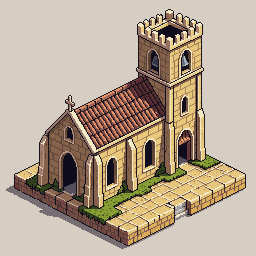
#> input picture assets/props/s1_yard/_pixellab_raw/chapel_belltower.png, 256 x 256 px, found by its file name
$ python crop_s1_buildings.py
#> lines starting #> are read from the running program, lines starting #| are printed output that depends on the picture
#!/usr/bin/env python3
"""Prep S1 yard building raws for placement: strip baked matte bg, crop to content.

Two of the 256px create_map_object gens came back with an OPAQUE warm-grey matte
background (alpha 255) despite the API reporting transparent; the smaller gens are
properly transparent. This pass:
  1. Auto-detects a baked matte (opaque corner) and edge-floods it to transparent.
     Edge-flood (BFS from the border, small color tolerance) is safe — it only
     removes the contiguous border matte, never interior sandstone pixels that
     happen to match (the global color-replace trap).
  2. Crops to the non-transparent bbox so Drew's footprint maps to the visible
     building.
Raws preserved under _pixellab_raw/; exports land at assets/props/s1_yard/<name>.png.
"""
from PIL import Image
from collections import deque
from pathlib import Path

RAW = Path("assets/props/s1_yard/_pixellab_raw")
OUT = Path("assets/props/s1_yard")
NAMES = [
    "chapel_belltower.png",
    "dormitory_ruin_left.png",
    "dormitory_ruin_right.png",
    "cloister_central.png",
    "outbuilding_far.png",
]
TOL = 18  # RGB Euclidean-sq tolerance is TOL*TOL; matte is flat so this is generous-safe


def close(a, b):
    return (a[0] - b[0]) ** 2 + (a[1] - b[1]) ** 2 + (a[2] - b[2]) ** 2 <= TOL * TOL


for name in NAMES:
    im = Image.open(RAW / name).convert("RGBA")
#> im is the input picture: PIL image 256x256 RGBA; mean R, G, B, A 182.5, 167, 147.5, 255
    w, h = im.size
#> w = 256; h = 256
    px = im.load()
    tl = px[0, 0]
#> tl = (214, 206, 194, 255)
    removed = 0
    if tl[3] == 255:  # opaque corner => baked matte present
        bg = tl
#> bg = (214, 206, 194, 255)
        seen = [[False] * w for _ in range(h)]
        q = deque()
        for x in range(w):
            for y in (0, h - 1):
                if not seen[y][x] and close(px[x, y], bg):
                    seen[y][x] = True
                    q.append((x, y))
        for y in range(h):
            for x in (0, w - 1):
                if not seen[y][x] and close(px[x, y], bg):
                    seen[y][x] = True
                    q.append((x, y))
        while q:
            x, y = q.popleft()
            r, g, b, _ = px[x, y]
            px[x, y] = (r, g, b, 0)
            removed += 1
            for dx, dy in ((1, 0), (-1, 0), (0, 1), (0, -1)):
                nx, ny = x + dx, y + dy
                if 0 <= nx < w and 0 <= ny < h and not seen[ny][nx] and close(px[nx, ny], bg):
                    seen[ny][nx] = True
                    q.append((nx, ny))
#> after the loop, removed = 36659; seen = 256 items
    bbox = im.getbbox()
#> bbox = (6, 9, 246, 249)
    cropped = im.crop(bbox) if bbox else im
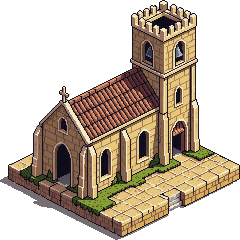
#> cropped: PIL image 240x240 RGBA; mean R, G, B, A 178.2, 161.6, 141, 127.8; transparent parts drawn white
    cropped.save(OUT / name)
    print(f"{name:28s} {w}x{h} -> {cropped.size[0]}x{cropped.size[1]}  matte_removed={removed}px  bbox={bbox}")
#| chapel_belltower.png         256x256 -> 240x240  matte_removed=36659px  bbox=(6, 9, 246, 249)
#> pass 2 of the loop `for name in NAMES:`:
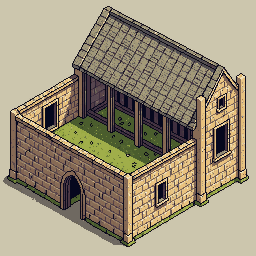
#> input picture assets/props/s1_yard/_pixellab_raw/dormitory_ruin_left.png, 256 x 256 px, found by its file name
#> im is the input picture: PIL image 256x256 RGBA; mean R, G, B, A 156.4, 145.9, 122.4, 255
#> tl = (204, 198, 173, 255)
#> `cropped = im.crop(bbox) if bbox else im`:
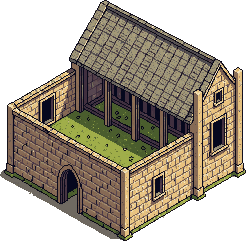
#> cropped: PIL image 246x241 RGBA; mean R, G, B, A 151.4, 140.5, 117.1, 163.8; transparent parts drawn white
#| dormitory_ruin_left.png      256x256 -> 246x241  matte_removed=27458px  bbox=(3, 6, 249, 247)
